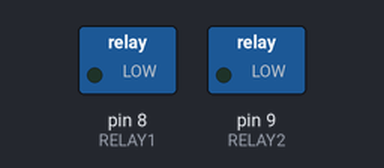
Simulated run of this sketch. Board: Arduino Uno, built with avr-gcc and run on an emulated ATmega328P. On the bench: switched loads named in the sketch (green lamp = pin HIGH). Dashed ring = blinking.

Above: at 0.2 s.
At 2.2 s:
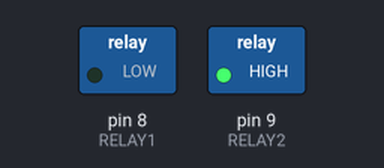
Timing chart, 0 to 3.0 s (numbered marks = the images above):
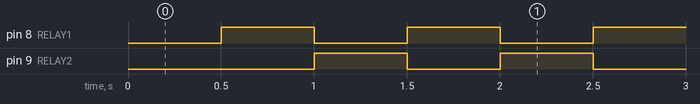

Measured:
- by itself, pin 8 (RELAY1), pin 9 (RELAY2): alternates HIGH for 0.50 s and LOW for 0.50 s
- by itself, everything shown: repeats every 1.0 s, in 3 steps

The sketch:

basic_test.ino
```cpp
/* 5V 2-Channel Relay Module [S116] : http://rdiot.tistory.com/100 [RDIoT Demo] */

#define RELAY1  8
#define RELAY2  9

void setup()
{
  pinMode(RELAY1, OUTPUT);
  pinMode(RELAY2, OUTPUT);
}

 void loop()
{
   digitalWrite(RELAY1,LOW);           // Turns ON Relays 1
   delay(500);                         // Wait
   digitalWrite(RELAY1,HIGH);          // Turns Relay Off

   digitalWrite(RELAY2,LOW);           // Turns ON Relays 2
   delay(500);                         // Wait
   digitalWrite(RELAY2,HIGH);          // Turns Relay Off
}
```
